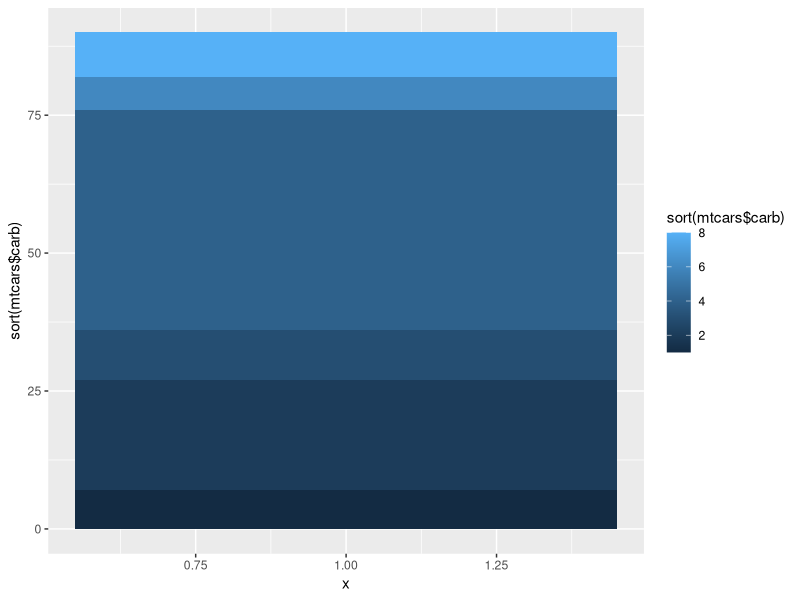
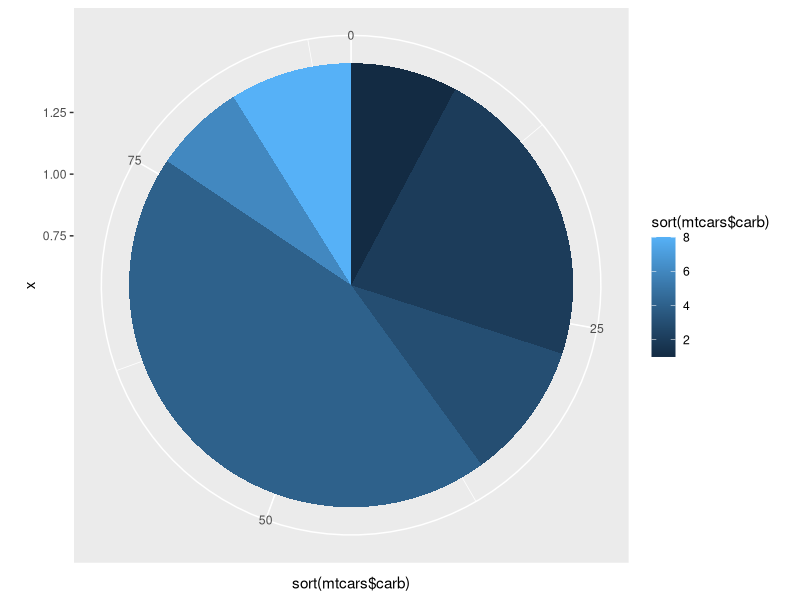
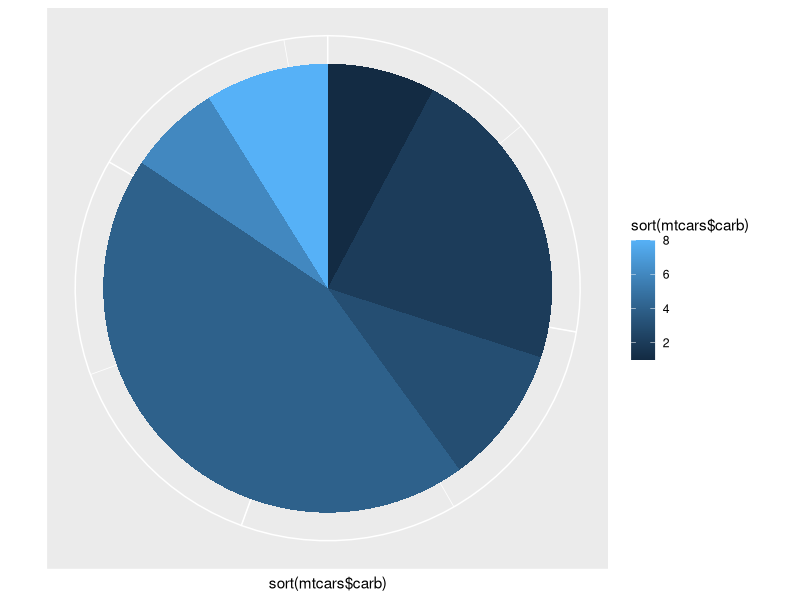
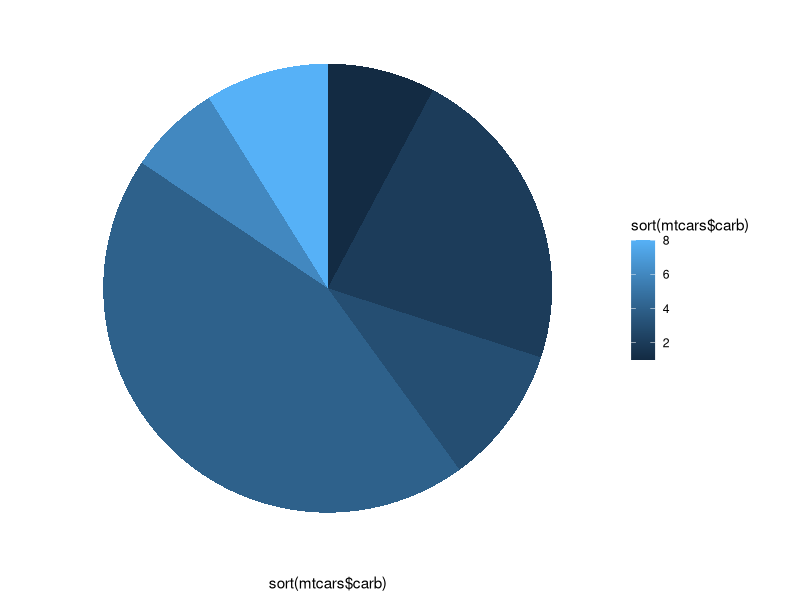
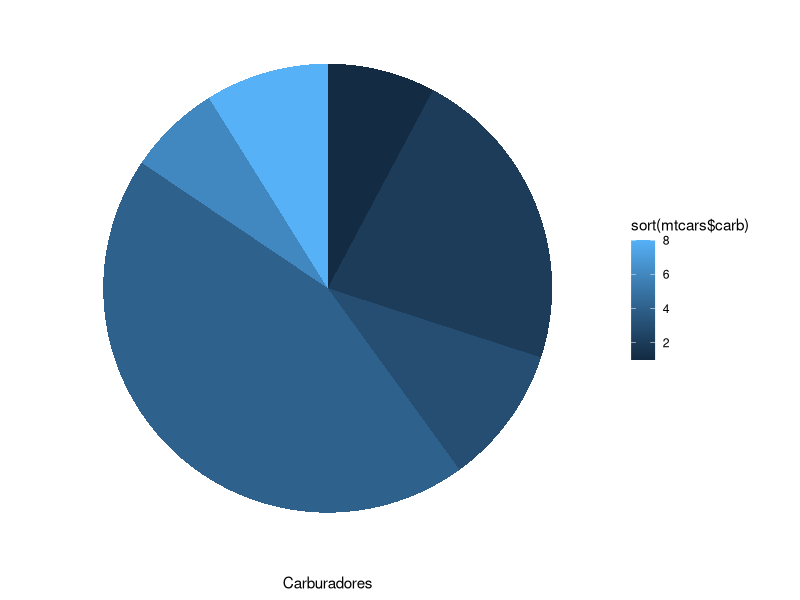

Generate these figures, in order, with R:
library(ggplot2)

#no existe la función de crear pie charts en esta librería
#por lo que primero hay que hacer una barra stacked

barp <- ggplot(mtcars, aes(x=1,y=sort(mtcars$carb),fill=sort(mtcars$carb)))+
  geom_bar(stat="identity")

print(barp)

#primero ponemos el nombre del dataframe, luego ponemos los valores de x e y
#especificamos cómo se va a rellenar
#identity sirve para agrupar la barra de la manera que queremos

#Para luego poder pasar esta barra a un pie chart debemos agregar la coordenada polar
barp <- barp + coord_polar(theta='y')
print(barp)

#para poder sacar los textos del gráfico, debemos hacer:
barp<-barp + theme(
  axis.line=element_blank(),
  axis.text.x=element_blank(),
  axis.text.y=element_blank(),
  axis.ticks = element_blank(),
  axis.title.y=element_blank()
)

print (barp)


#para poder sacar el fondo usamos panel.background
barp<-barp + theme(
  axis.line=element_blank(),
  axis.text.x=element_blank(),
  axis.text.y=element_blank(),
  axis.ticks = element_blank(),
  axis.title.y=element_blank(),
  panel.background = element_blank()
)

print (barp)

#para poder agregarle titulo a los ejes, debemos usar labs
barp<-barp + theme(
  axis.line=element_blank(),
  axis.text.x=element_blank(),
  axis.text.y=element_blank(),
  axis.ticks = element_blank(),
  axis.title.y=element_blank(),
  panel.background = element_blank())+
  labs(y="Carburadores")


print (barp)
